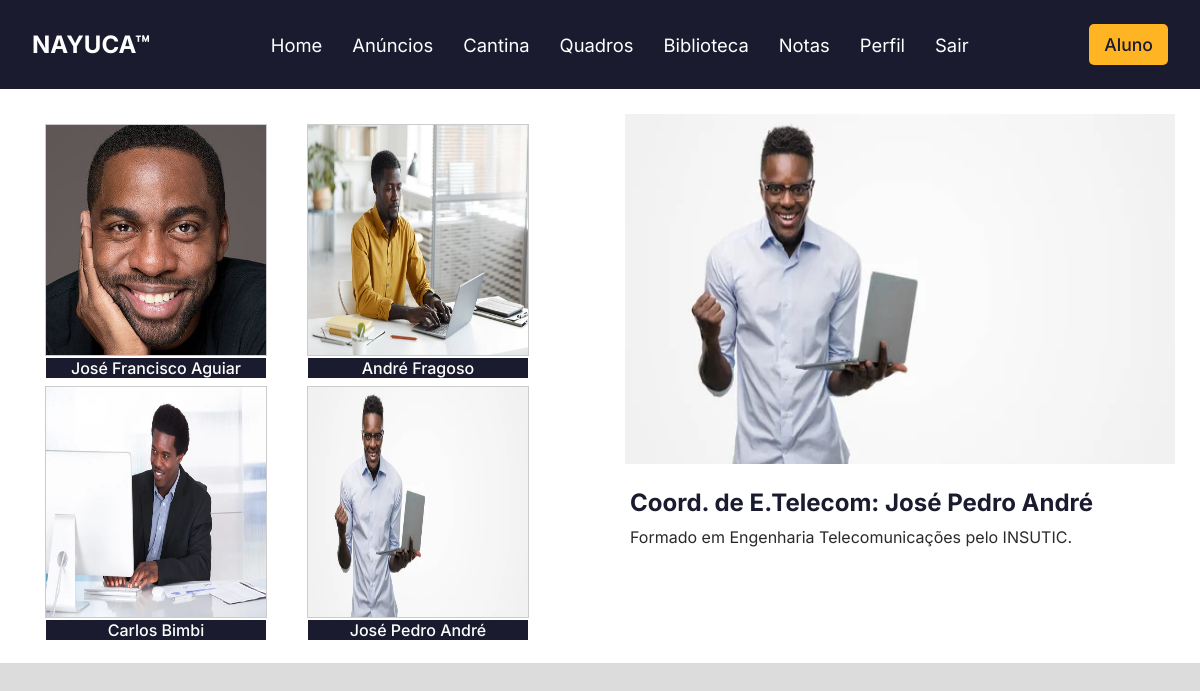
Screenshot of /quadros.php (signed in) with the database file from the repository.
### tables this page shows
CREATE TABLE `quadros` (
  `id` int(11) NOT NULL,
  `nomequadro` varchar(50) NOT NULL,
  `cargo` varchar(50) NOT NULL,
  `descricaoquadro` text NOT NULL,
  `imgquadro` text NOT NULL
);

### quadros.php (the view, shortened to what this page needs)
<?php
include "conexao.php";
$filtro = isset($_GET['pesquisar'])?$_GET['pesquisar']: "";
?>
<!DOCTYPE html>
<html lang="pt-br">
<head>
    <link rel="stylesheet" href="./styles/items.module.css">
    <link rel="stylesheet" href="./styles/configure.module.css">
    <link rel="stylesheet" href="./styles//general.module.css">
    <link rel="stylesheet" href="./styles/menu.module.css">
</head>
<body>
    <div class="container">
        <?php include("./menu.php") ?>
        <div class="corpo">
            <div class="cards">
                <?php
                    $sqlexb = "SELECT * FROM quadros order by id limit 4";
                    $resultado = mysqli_query($connect, $sqlexb);
                    while($exibir = mysqli_fetch_array($resultado)){
                ?>
                <div class="card1">
                    <div class="img">
                        <img src="./assets/quadros/<?php
                            if($exibir['imgquadro'] == ""){
                                echo 'triangle-exclamation-solid.svg';
                            } else{
                                echo $exibir['imgquadro'];
                            }
                         ?>" alt="Item 1">
                    </div>
                    <div class="info">
                        <form action="" method="get">
                            <button type="submit" style="background: none; color: #fff; font-weight: 500; border: none; width: 100%; cursor: pointer;font-size: 12pt;" value="<?php echo $exibir['id']?>" ><?php echo $exibir['nomequadro']?></button>
                        </form>
                    </div>
                </div>
                <?php } ?>
            </div>
            <div class="panel">
                <?php
                 $sqlprod = "SELECT * FROM quadros WHERE id like '%$filtro%' order by id desc limit 1";
                 $resultqdr = mysqli_query($connect,$sqlprod);
                    while($exibirqd = mysqli_fetch_array($resultqdr)){
                ?>
                <div class="imagem">
                    <img src="./assets/quadros/<?php
                    if($exibirqd['imgquadro'] == ""){
                        echo 'triangle-exclamation-solid.svg';
                    } else{
                        echo $exibirqd['imgquadro'];
                    }
                    ?>" alt="Main Item">
                </div>
                <div class="description">
                    <div class="name">
                        <h2><?php echo $exibirqd['cargo'];?>: <?php echo $exibirqd['nomequadro'];?></h2>
                    </div>
                    <div class="details">
                        <p>
                            <?php echo $exibirqd['descricaoquadro'] ?>
                        </p>
                    </div>
                </div>
                <?php } mysqli_close($connect); ?>
            </div>
        </div>
    </div>
</body>
</html>

### menu.php (shortened to what this page needs)
<header>
    <nav class="nav-bar">
        <div class="logo">
            <h1>NAYUCA&trade;</h1>
        </div>
        <div class="nav-list">
            <ul>
                <li class="nav-item"><a href="./home.php" class="nav-link">Home</a></li>
                <li class="nav-item"><a href="./anuncios.php" class="nav-link">Anúncios</a></li>
                <li class="nav-item"><a href="./cantina.php" class="nav-link"> Cantina</a></li>
                <li class="nav-item"><a href="./quadros.php" class="nav-link"> Quadros</a></li>
                <li class="nav-item"><a href="./biblioteca.php" class="nav-link"> Biblioteca</a></li>
                <li class="nav-item"><a href="./notas.php" class="nav-link">Notas</a></li>
                <li class="nav-item"><a href="./perfil.php" class="nav-link"> Perfil</a></li>
                <li class="nav-item"><a href="./logout.php" class="nav-link"> Sair</a></li>
            </ul>
        </div>
        <div class="login-button">
            <button><a href="./perfil.php">Aluno</a></button>
        </div>
    </nav>
</header>

### styles/items.module.css (style rules this page uses)
.container { display: flex; flex-direction: column; }
.corpo { background-color: #fff; display: flex; justify-content: space-around; }
.corpo .cards, .panel { width: 50%; margin: 25px; }
.cards { display: flex; justify-content: space-between; flex-wrap: wrap; height: 500px; }
.cards .card1 { display: flex; flex-direction: column; justify-content: space-between; text-align: center; height: 228px; margin: 10px 20px; border: 1px solid #ccc; background-color: #e2e2e2; transition: 500ms; cursor: pointer; }
.cards img { width: 230px; height: 200px; }
.cards .info { background-color: #1A1B2F; margin: 0; transition: 600ms; }
.panel img { width: 100%; height: 50%; }
.panel .description { display: flex; flex-direction: column; margin: 20px 5px; }
.description .name, .details { margin-bottom: 10px; }
.details p { text-align: justify; color: #2b2a2a; }

### styles/configure.module.css (style rules this page uses)
.corpo { background-color: #fff; display: flex; justify-content: space-around; }
.cards { justify-content: start !important; height: 100% !important; }
.card1 { width: 25%; height: 230px !important; margin-bottom: 20px !important; }
.card1 img { width: 100%; height: 220px; }
.panel { display: inline; }
.panel img { width: 100% !important; height: 640px !important; }
@media screen and (max-width: 1440px) { .cards .card1 { margin-bottom: 10px; height: 180px; font-size: 9pt; width: 40%; height: 250px; } }
@media screen and (max-width: 1440px) { .card1 img { width: 100%; height: 230px; } }
@media screen and (max-width: 1440px) { .panel { margin-top: 25px; } }
@media screen and (max-width: 1440px) { .panel .description .name { font-size: 12pt; } }
@media screen and (max-width: 1440px) { .panel img { height: 350px !important; } }

### styles/general.module.css (style rules this page uses)
* { font-family: Arial, Helvetica, sans-serif; color: #000; margin-top: 0; margin-left: 0; margin-right: 0; }
html { background-color: rgb(221, 220, 220); }
body { display: flex; flex-direction: column; justify-content: center; }
h1,h2,h3,h4,h5,h6 { color: #1A1B2F; }
p { font-size: 12pt; color: #1A1B2F; }
a { text-decoration: none; }

### styles/menu.module.css (style rules this page uses)
* { padding: 0; margin: 0; font-family: 'Inter', sans-serif; }
header { background-color: #1A1B2F; box-shadow: 0px 3px 10px #464646; }
.nav-bar { display: flex; justify-content: space-between; padding: 1.5rem 2rem; }
.logo { display: flex; align-items: center; }
.logo h1 { color: #fff; }
.nav-list { display: flex; align-items: center; }
.nav-list ul { display: flex; justify-content: center; list-style: none; }
.nav-item { margin: 0 15px; }
.nav-link { text-decoration: none; font-size: 1.15rem; color: #fff; font-weight: 400; }
.login-button button { cursor: pointer; border: none; padding: 10px 15px; border-radius: 5px; background-color: #FFB423; }
.login-button button a { text-decoration: none; color: #1A1B2F; font-weight: 500; font-size: 1.1rem; }

### rows the page displays
quadros: imgquadro (picture), $exibir['id'] 1 (drawn), nomequadro "José Francisco Aguiar"
quadros: imgquadro (picture), $exibir['id'] 2 (drawn), nomequadro "André Fragoso"
quadros: imgquadro (picture), $exibir['id'] 3 (drawn), nomequadro "Carlos Bimbi"
quadros: imgquadro (picture), $exibir['id'] 4 (drawn), nomequadro "José Pedro André", cargo "Coord. de E.Telecom", descricaoquadro "Formado em Engenharia Telecomunicações pelo INSUTIC."
